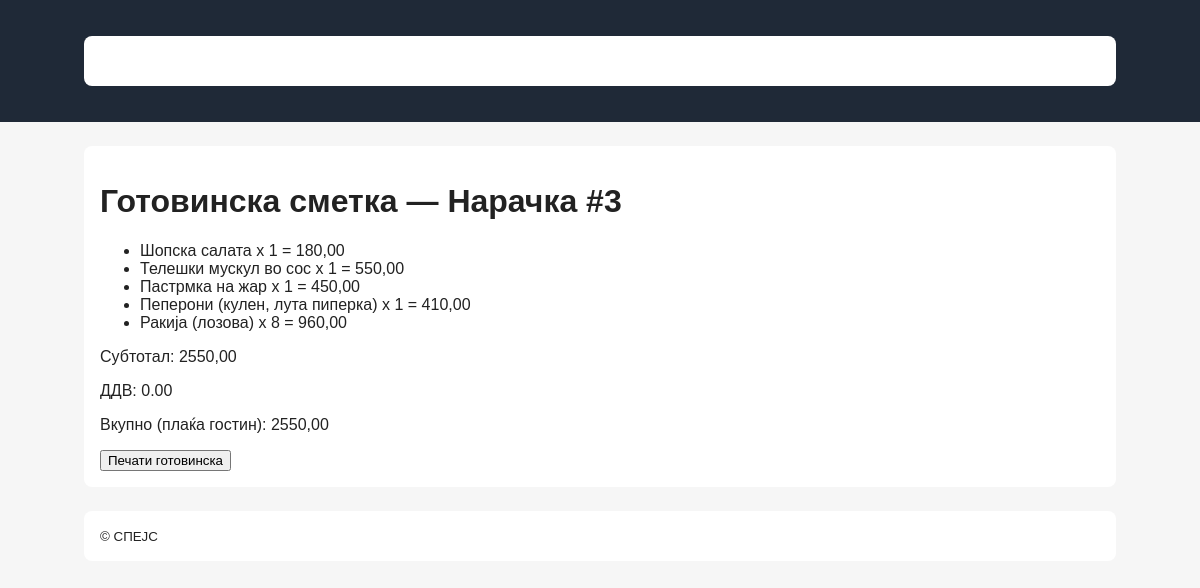
/order/3/print_cash/ (signed in), run on the app's committed database.
### orders/models.py (models this page shows, shortened)
class Order(models.Model):
    STATUS_CHOICES = [
        ('PENDING', 'Во подготовка'),
        ('SERVED', 'Послужено'),
        ('PAID', 'Платено'),
    ]
    table_number = models.PositiveIntegerField()
    waiter = models.ForeignKey(User, on_delete=models.CASCADE, related_name='orders')
    status = models.CharField(max_length=10, choices=STATUS_CHOICES, default='PENDING')
    discount_percent = models.DecimalField(max_digits=5, decimal_places=2, default=0.00)
    created_at = models.DateTimeField(auto_now_add=True)
    updated_at = models.DateTimeField(auto_now=True)

class OrderItem(models.Model):
    order = models.ForeignKey(Order, related_name='items', on_delete=models.CASCADE)
    product = models.ForeignKey(Product, on_delete=models.PROTECT)
    quantity = models.PositiveIntegerField(default=1)
    @property
    def total_item_price(self):
        return self.product.price * self.quantity

class Product(models.Model):
    name = models.CharField(max_length=100)
    category = models.ForeignKey(Category, on_delete=models.SET_NULL, null=True)
    price = models.DecimalField(max_digits=10, decimal_places=2)

### orders/views.py (the view)
# urls.py: path('order/<int:order_id>/print_cash/', views.print_cash, name='print_cash'),
@login_required
def print_cash(request, order_id):
    order = get_object_or_404(Order, pk=order_id)
    bill = get_full_bill_data(order)
    cash_total = bill['final_total']
    cash_tax = Decimal('0.00')
    return render(request, 'orders/print_cash.html', {'order': order, **bill, 'cash_total': cash_total, 'cash_tax': cash_tax})

### orders/logic.py (called while the page is built)
def calculate_subtotal(order_items):
    totals = (item.product.price * item.quantity for item in order_items)
    return sum(totals, Decimal('0.00'))

def calculate_tax(amount, tax_rate=Decimal('0.18')):
    if not isinstance(tax_rate, Decimal):
        tax_rate = Decimal(str(tax_rate))
    return (amount * tax_rate).quantize(Decimal('0.01'))

def apply_discount(amount, discount_percentage):
    if not discount_percentage:
        return amount
    discount = Decimal(discount_percentage)
    return (amount * (Decimal('1') - (discount / Decimal('100')))).quantize(Decimal('0.01'))

def get_full_bill_data(order):
    TAX_RATE = Decimal('0.18')  # 18% стандардна стапка во Македонија
    items = list(order.items.all())
    subtotal = calculate_subtotal(items)
    with_discount = apply_discount(subtotal, order.discount_percent)
    tax_amount = calculate_tax(with_discount, TAX_RATE)
    final_total = with_discount  # Гостите плаќаат нето (без ДДВ)
    return {
        'subtotal': subtotal,
        'discount_applied': (subtotal - with_discount).quantize(Decimal('0.01')),
        'tax_amount': tax_amount,
        'final_total': final_total,
        'tax_percent': int((TAX_RATE * Decimal('100')).to_integral_value()),
    }

### templates/orders/print_cash.html
{% extends 'base.html' %}
{% block content %}
  <h1>Готовинска сметка — Нарачка #{{ order.id }}</h1>
  <ul>
    {% for it in order.items.all %}
      <li>{{ it.product.name }} x {{ it.quantity }} = {{ it.total_item_price }}</li>
    {% endfor %}
  </ul>
  <p>Субтотал: {{ subtotal }}</p>
  <p>ДДВ: 0.00</p>
  <p>Вкупно (плаќа гостин): {{ cash_total }}</p>
  <button onclick="window.print()">Печати готовинска</button>
{% endblock %}

### templates/styles.css (style rules this page uses)
body { font-family:Arial,Helvetica,sans-serif;margin:0;padding:0;background:#f6f6f6;color:#222 }

### data on the page
Order: id "3"
OrderItem: product.name "Шопска салата", quantity "1", total_item_price "180,00"
OrderItem: product.name "Телешки мускул во сос", quantity "1", total_item_price "550,00"
OrderItem: product.name "Пастрмка на жар", quantity "1", total_item_price "450,00"
OrderItem: product.name "Пеперони (кулен, лута пиперка)", quantity "1", total_item_price "410,00"
OrderItem: product.name "Ракија (лозова)", quantity "8", total_item_price "960,00"

### other printed values
{{ subtotal }} "2550,00"
{{ cash_total }} "2550,00"
